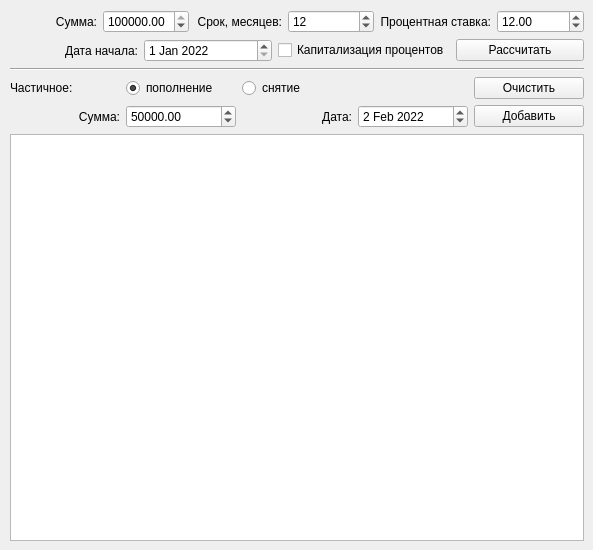
    <widget class="QWidget" name="tab_3">
     <attribute name="title">
      <string>Deposit calculator</string>
     </attribute>
     <widget class="QWidget" name="layoutWidget">
      <property name="geometry">
       <rect>
        <x>10</x>
        <y>10</y>
        <width>574</width>
        <height>531</height>
       </rect>
      </property>
      <layout class="QVBoxLayout" name="verticalLayout_2">
       <item>
        <layout class="QHBoxLayout" name="horizontalLayout">
         <item>
          <widget class="QLabel" name="label_10">
           <property name="text">
            <string>Сумма:</string>
           </property>
           <property name="alignment">
            <set>Qt::AlignRight|Qt::AlignTrailing|Qt::AlignVCenter</set>
           </property>
          </widget>
         </item>
         <item>
          <widget class="QDoubleSpinBox" name="doubleSpinBox_amount_2">
           <property name="minimum">
            <double>1.000000000000000</double>
           </property>
           <property name="maximum">
            <double>100000000.000000000000000</double>
           </property>
           <property name="singleStep">
            <double>50000.000000000000000</double>
           </property>
           <property name="value">
            <double>1000000.000000000000000</double>
           </property>
          </widget>
         </item>
         <item>
          <widget class="QLabel" name="label_12">
           <property name="text">
            <string>Срок, месяцев:</string>
           </property>
           <property name="alignment">
            <set>Qt::AlignRight|Qt::AlignTrailing|Qt::AlignVCenter</set>
           </property>
          </widget>
         </item>
         <item>
          <widget class="QSpinBox" name="spinBox_term_2">
           <property name="minimum">
            <number>1</number>
           </property>
           <property name="maximum">
            <number>600</number>
           </property>
           <property name="value">
            <number>12</number>
           </property>
          </widget>
         </item>
         <item>
          <widget class="QLabel" name="label_11">
           <property name="text">
            <string>Процентная ставка:</string>
           </property>
           <property name="alignment">
            <set>Qt::AlignRight|Qt::AlignTrailing|Qt::AlignVCenter</set>
           </property>
          </widget>
         </item>
         <item>
          <widget class="QDoubleSpinBox" name="doubleSpinBox_rate_2">
           <property name="minimum">
            <double>0.010000000000000</double>
           </property>
           <property name="value">
            <double>12.000000000000000</double>
           </property>
          </widget>
         </item>
        </layout>
       </item>
       <item>
        <layout class="QHBoxLayout" name="horizontalLayout_6">
         <item>
          <widget class="QLabel" name="label_13">
           <property name="text">
            <string>Дата начала:</string>
           </property>
           <property name="alignment">
            <set>Qt::AlignRight|Qt::AlignTrailing|Qt::AlignVCenter</set>
           </property>
          </widget>
         </item>
         <item>
          <widget class="QDateEdit" name="dateEdit">
           <property name="dateTime">
            <datetime>
             <hour>0</hour>
             <minute>0</minute>
             <second>0</second>
             <year>2022</year>
             <month>1</month>
             <day>1</day>
            </datetime>
           </property>
          </widget>
         </item>
         <item>
          <widget class="QCheckBox" name="checkBox">
           <property name="text">
            <string>Капитализация процентов</string>
           </property>
          </widget>
         </item>
         <item>
          <widget class="QPushButton" name="pushButton_2">
           <property name="text">
            <string>Рассчитать</string>
           </property>
          </widget>
         </item>
        </layout>
       </item>
       <item>
        <widget class="Line" name="line">
         <property name="orientation">
          <enum>Qt::Horizontal</enum>
         </property>
        </widget>
       </item>
       <item>
        <layout class="QGridLayout" name="gridLayout_4">
         <item row="1" column="0">
          <widget class="QLabel" name="label_15">
           <property name="text">
            <string>Сумма:</string>
           </property>
           <property name="alignment">
            <set>Qt::AlignRight|Qt::AlignTrailing|Qt::AlignVCenter</set>
           </property>
          </widget>
         </item>
         <item row="1" column="2">
          <widget class="QLabel" name="label_14">
           <property name="text">
            <string>Дата:</string>
           </property>
           <property name="alignment">
            <set>Qt::AlignRight|Qt::AlignTrailing|Qt::AlignVCenter</set>
           </property>
          </widget>
         </item>
         <item row="1" column="3">
          <widget class="QDateEdit" name="dateEdit_2">
           <property name="dateTime">
            <datetime>
             <hour>0</hour>
             <minute>0</minute>
             <second>0</second>
             <year>2022</year>
             <month>2</month>
             <day>2</day>
            </datetime>
           </property>
          </widget>
         </item>
         <item row="1" column="1">
          <widget class="QDoubleSpinBox" name="doubleSpinBox_amount_3">
           <property name="minimum">
            <double>1.000000000000000</double>
           </property>
           <property name="maximum">
            <double>100000000.000000000000000</double>
           </property>
           <property name="singleStep">
            <double>50000.000000000000000</double>
           </property>
           <property name="value">
            <double>50000.000000000000000</double>
           </property>
          </widget>
         </item>
         <item row="0" column="0">
          <widget class="QLabel" name="label_16">
           <property name="text">
            <string>Частичное:</string>
           </property>
          </widget>
         </item>
         <item row="0" column="1">
          <widget class="QRadioButton" name="radioButton_put">
           <property name="text">
            <string>пополнение</string>
           </property>
           <property name="checked">
            <bool>true</bool>
           </property>
           <attribute name="buttonGroup">
            <string notr="true">buttonGroup_3</string>
           </attribute>
          </widget>
         </item>
         <item row="0" column="2">
          <widget class="QRadioButton" name="radioButton_take">
           <property name="text">
            <string>снятие</string>
           </property>
           <attribute name="buttonGroup">
            <string notr="true">buttonGroup_3</string>
           </attribute>
          </widget>
         </item>
         <item row="1" column="4">
          <widget class="QPushButton" name="pushButton_3">
           <property name="text">
            <string>Добавить</string>
           </property>
          </widget>
         </item>
         <item row="0" column="4">
          <widget class="QPushButton" name="pushButton_4">
           <property name="text">
            <string>  Очистить  </string>
           </property>
          </widget>
         </item>
        </layout>
       </item>
       <item>
        <widget class="QTableView" name="tableView_2"/>
       </item>
      </layout>
     </widget>
    </widget>
